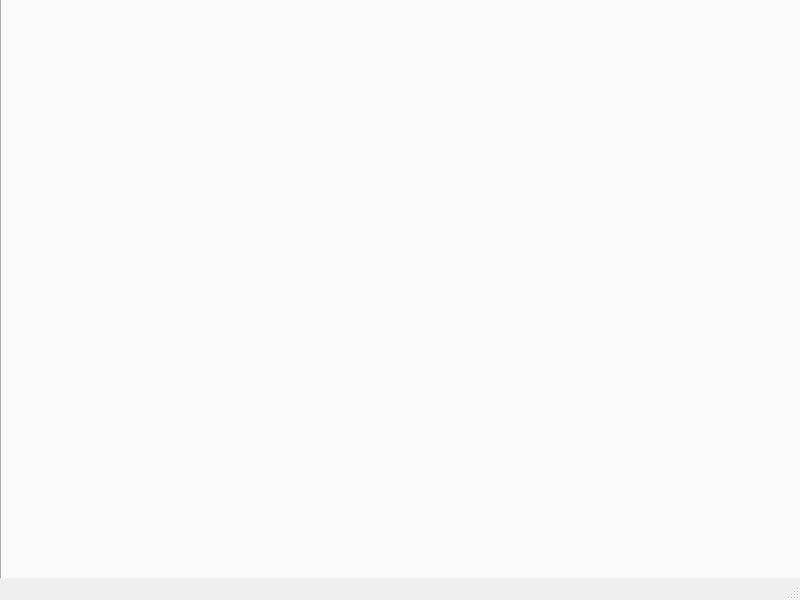
<?xml version="1.0" encoding="UTF-8"?>
<ui version="4.0">
 <class>MainWindow</class>
 <widget class="QMainWindow" name="MainWindow">
  <property name="geometry">
   <rect>
    <x>0</x>
    <y>0</y>
    <width>800</width>
    <height>600</height>
   </rect>
  </property>
  <property name="windowTitle">
   <string>MainWindow</string>
  </property>
  <widget class="QWidget" name="centralwidget">
   <widget class="QTabWidget" name="tabWidget">
    <property name="geometry">
     <rect>
      <x>0</x>
      <y>-1</y>
      <width>801</width>
      <height>591</height>
     </rect>
    </property>
    <property name="currentIndex">
     <number>-1</number>
    </property>
   </widget>
  </widget>
  <widget class="QStatusBar" name="statusbar"/>
 </widget>
 <resources/>
 <connections/>
</ui>
